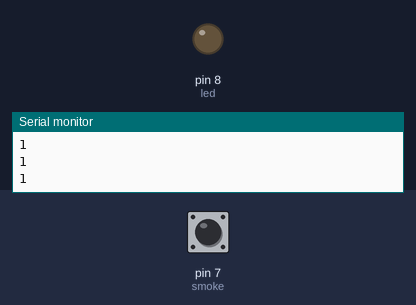
A sketch run on a simulated Arduino Uno, built with avr-gcc and run on an emulated ATmega328P. Shown: output pins drawn as LEDs (lit = HIGH), the last lines printed to the serial monitor. Dashed ring = blinking. The inputs (shaded band) are chosen by the test bench; at power-on: pin 7 (smoke) HIGH.

Above: at 1.2 s.
1.3 s: pin 7 (smoke) pulled LOW for 3.2 s
At 2.2 s:
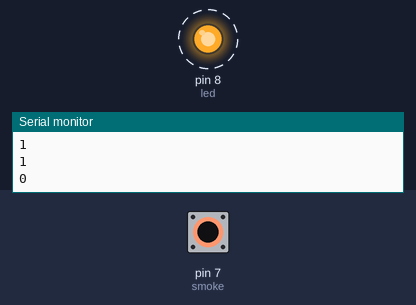
Timing chart, 0 to 6.0 s (numbered marks = the images above; inputs shaded):
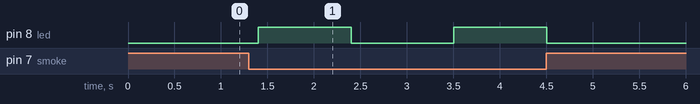

The sketch:

07_Soil.ino
```cpp
int smoke = 7; // initializing pin number 7 to a variable
int led = 8; //initializing the pin number 8 to a variable

// the setup routine runs once when you press reset:
void setup() {
  // initialize serial communication at 115200 bits per second:
  Serial.begin(115200);
  pinMode(smoke, INPUT);
  pinMode(led, OUTPUT);
}

// the loop routine runs over and over again forever:
void loop() {
  // read the input pin:
  int smokeval = digitalRead(smoke);
  // print out the state of the button:
  Serial.println(smokeval);
  delay(100);    // delay in between reads for stability

  if(smokeval==0)//check if the condition is correct
  {
    digitalWrite(led,HIGH);// turn on LED
    delay(1000); //pasuse for 1 second
    digitalWrite(led,LOW); // turn off LED
    delay(1000);  //pasuse for 1 second
  }
  else
  {
      digitalWrite(led,LOW); // turn off LED
  }
}
```

Measured:
- after the input at 1.3 s, pin 8 (led): alternates HIGH for 1.0 s and LOW for 1.1 s, 4 changes in all, then stays LOW, starting after 0.10 s
